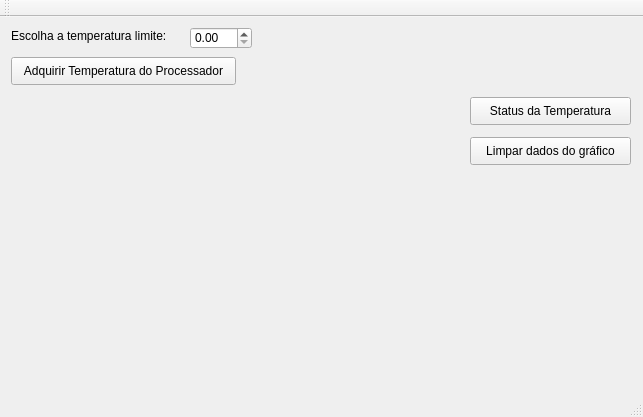
<?xml version="1.0" encoding="UTF-8"?>
<ui version="4.0">
 <class>MainWindow</class>
 <widget class="QMainWindow" name="MainWindow">
  <property name="geometry">
   <rect>
    <x>0</x>
    <y>0</y>
    <width>643</width>
    <height>417</height>
   </rect>
  </property>
  <property name="windowTitle">
   <string>MainWindow</string>
  </property>
  <widget class="QWidget" name="centralWidget">
   <widget class="QLabel" name="label">
    <property name="geometry">
     <rect>
      <x>11</x>
      <y>11</y>
      <width>169</width>
      <height>16</height>
     </rect>
    </property>
    <property name="text">
     <string>Escolha a temperatura limite:</string>
    </property>
   </widget>
   <widget class="QPushButton" name="pushButton">
    <property name="geometry">
     <rect>
      <x>11</x>
      <y>40</y>
      <width>225</width>
      <height>28</height>
     </rect>
    </property>
    <property name="text">
     <string>Adquirir Temperatura do Processador</string>
    </property>
   </widget>
   <widget class="QPushButton" name="pushButton_2">
    <property name="geometry">
     <rect>
      <x>470</x>
      <y>80</y>
      <width>161</width>
      <height>28</height>
     </rect>
    </property>
    <property name="text">
     <string>Status da Temperatura</string>
    </property>
   </widget>
   <widget class="QCustomPlot" name="plot" native="true">
    <property name="geometry">
     <rect>
      <x>10</x>
      <y>80</y>
      <width>451</width>
      <height>281</height>
     </rect>
    </property>
   </widget>
   <widget class="QPushButton" name="pushButton_3">
    <property name="geometry">
     <rect>
      <x>470</x>
      <y>120</y>
      <width>161</width>
      <height>28</height>
     </rect>
    </property>
    <property name="text">
     <string>Limpar dados do gráfico</string>
    </property>
   </widget>
   <widget class="QDoubleSpinBox" name="doubleSpinBox">
    <property name="geometry">
     <rect>
      <x>190</x>
      <y>10</y>
      <width>62</width>
      <height>22</height>
     </rect>
    </property>
   </widget>
  </widget>
  <widget class="QToolBar" name="mainToolBar">
   <attribute name="toolBarArea">
    <enum>TopToolBarArea</enum>
   </attribute>
   <attribute name="toolBarBreak">
    <bool>false</bool>
   </attribute>
  </widget>
  <widget class="QStatusBar" name="statusBar"/>
 </widget>
 <layoutdefault spacing="6" margin="11"/>
 <customwidgets>
  <customwidget>
   <class>QCustomPlot</class>
   <extends>QWidget</extends>
   <header>qcustomplot.h</header>
   <container>1</container>
  </customwidget>
 </customwidgets>
 <resources/>
 <connections/>
</ui>
